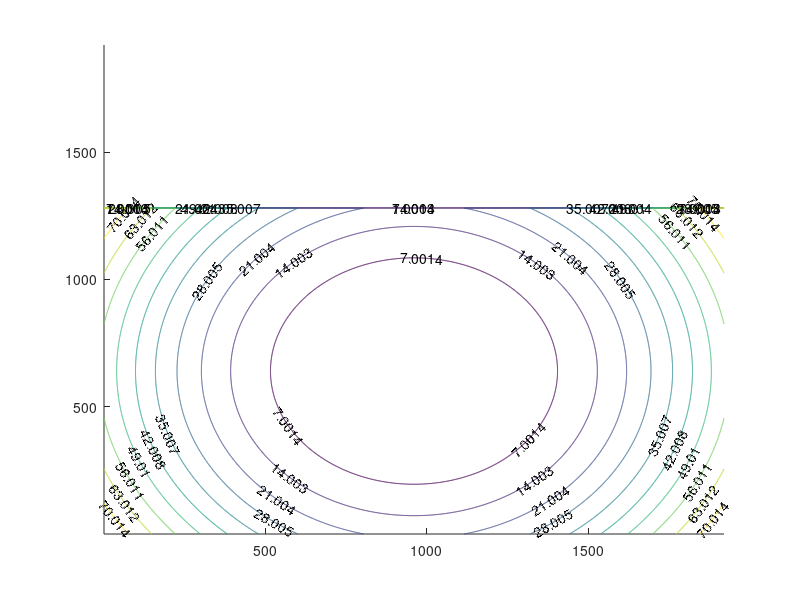

Source code (MATLAB): (Note: this script raises an error after producing the figure.)
k1 = 6.107*10^(-4);
k2 = (-1.35)*10^(-6);
M = zeros(1920,1280);
for i = 1:1920;
    for j = 1:1280;
    x_bar = (i-960.5)*11.8*10^(-3);
    y_bar = (j-640.5)*11.8*10^(-3);
    d_square=x_bar^2+y_bar^2;
    x_delta = (x_bar*d_square*k1+x_bar*d_square^(2)*k2)/(11.8*10^(-3));
    y_delta = (y_bar*d_square*k1+y_bar*d_square^(2)*k2)/(11.8*10^(-3));
    r = sqrt(x_delta^2+y_delta^2);
    M(j,i) = r;
    end
end


contour(M,'showtext','on','EdgeColor','k');
axis([0,2000,0,1200]);
axis equal;
xlabel('1280 pixel')